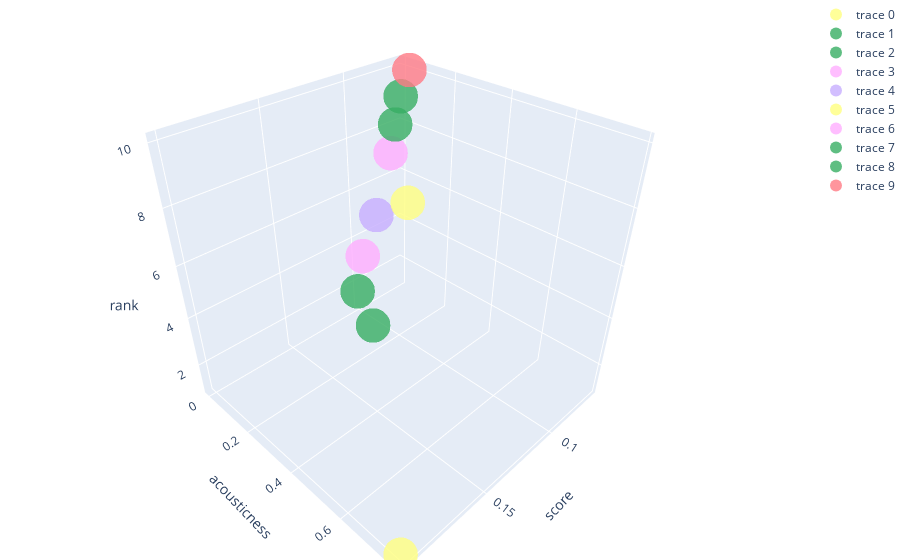

The cell this chart's notebook holds for it:
### Code cell
mask = [n for n in cols if n != 'rank' and n != 'score']

cat = kmeans.predict(df_songs_num[mask])

colors = ['rgba(255, 174, 255, 1)', 'rgba(255, 255, 128, 1)', 'rgba(128, 255, 200, 1)',
    'rgba(199, 174, 255, 1)', 'rgba(39, 140, 255, 1)', 'rgba(255, 122, 133, 1)', 'rgba(55, 174, 99, 1)',
    'rgba(140, 100, 255, 1)', 'rgba(80, 150, 74, 1)', 'rgba(255, 255, 255, 1)', 'rgba(255, 174, 0, 1)'
]


res = []
for rank in range(10):
    res.append(
        go.Scatter3d(
            x=[df_songs_num[most_corr.index[0]][rank]],
    y=[df_songs_num[most_corr.index[1]][rank]],
    z=[df_songs_num[most_corr.index[2]][rank]],
    mode='markers',
    marker=dict(
        size=12,
        color=colors[cat[rank]],                # set color to an array/list of desired values
        # colorscale='Viridis',   # choose a colorscale
        opacity=0.8
            ),
        )
    )

layout = go.Layout(
    barmode='group',
    margin=dict(
        l=0,
        r=0,
        b=0,
        t=0),
        scene = dict(
        xaxis = dict(
            title=most_corr.index[0]),
        yaxis = dict(
            title=most_corr.index[1]),
        zaxis = dict(
            title=most_corr.index[2])
        )
)

fig = go.Figure(data=res, layout=layout)
fig.show()

### Figure 1 — Plotly figure (JSON) as saved in the notebook; plotly's stock layout.template omitted (floating-point values rounded to 4 significant figures)
{"data": [{"marker": {"color": "rgba(255, 255, 128, 1)", "opacity": 0.8, "size": 12}, "mode": "markers", "type": "scatter3d", "x": [0.2], "y": [0.784], "z": [1]}, {"marker": {"color": "rgba(55, 174, 99, 1)", "opacity": 0.8, "size": 12}, "mode": "markers", "type": "scatter3d", "x": [0.1206], "y": [0.201], "z": [2]}, {"marker": {"color": "rgba(55, 174, 99, 1)", "opacity": 0.8, "size": 12}, "mode": "markers", "type": "scatter3d", "x": [0.1189], "y": [0.122], "z": [3]}, {"marker": {"color": "rgba(255, 174, 255, 1)", "opacity": 0.8, "size": 12}, "mode": "markers", "type": "scatter3d", "x": [0.1085], "y": [0.0843], "z": [4]}, {"marker": {"color": "rgba(199, 174, 255, 1)", "opacity": 0.8, "size": 12}, "mode": "markers", "type": "scatter3d", "x": [0.0903], "y": [0.0375], "z": [5]}, {"marker": {"color": "rgba(255, 255, 128, 1)", "opacity": 0.8, "size": 12}, "mode": "markers", "type": "scatter3d", "x": [0.08751], "y": [0.162], "z": [6]}, {"marker": {"color": "rgba(255, 174, 255, 1)", "opacity": 0.8, "size": 12}, "mode": "markers", "type": "scatter3d", "x": [0.07376], "y": [0.00627], "z": [7]}, {"marker": {"color": "rgba(55, 174, 99, 1)", "opacity": 0.8, "size": 12}, "mode": "markers", "type": "scatter3d", "x": [0.0693], "y": [0.00144], "z": [8]}, {"marker": {"color": "rgba(55, 174, 99, 1)", "opacity": 0.8, "size": 12}, "mode": "markers", "type": "scatter3d", "x": [0.06601], "y": [0.00673], "z": [9]}, {"marker": {"color": "rgba(255, 122, 133, 1)", "opacity": 0.8, "size": 12}, "mode": "markers", "type": "scatter3d", "x": [0.06516], "y": [0.0384], "z": [10]}], "layout": {"barmode": "group", "margin": {"b": 0, "l": 0, "r": 0, "t": 0}, "scene": {"xaxis": {"title": {"text": "score"}}, "yaxis": {"title": {"text": "acousticness"}}, "zaxis": {"title": {"text": "rank"}}}}}
